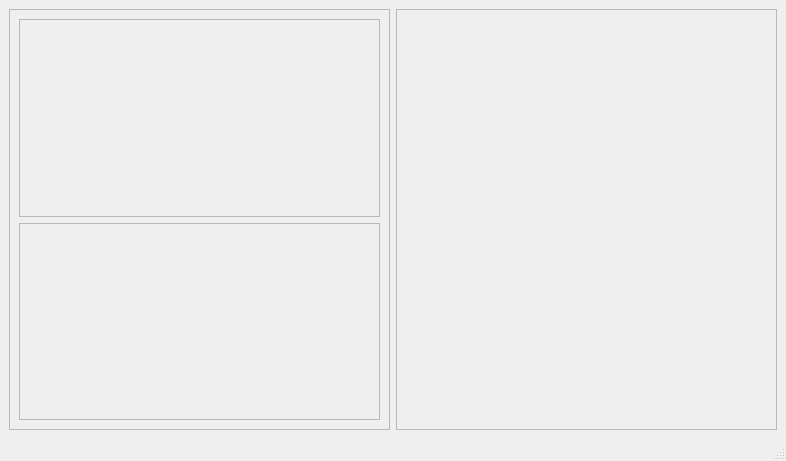
<?xml version="1.0" encoding="UTF-8"?>
<ui version="4.0">
 <class>MainWindow</class>
 <widget class="QMainWindow" name="MainWindow">
  <property name="geometry">
   <rect>
    <x>0</x>
    <y>0</y>
    <width>786</width>
    <height>461</height>
   </rect>
  </property>
  <property name="windowTitle">
   <string>MainWindow</string>
  </property>
  <widget class="QWidget" name="centralwidget">
   <layout class="QHBoxLayout" name="horizontalLayout">
    <item>
     <widget class="QFrame" name="dataframe">
      <property name="frameShape">
       <enum>QFrame::StyledPanel</enum>
      </property>
      <property name="frameShadow">
       <enum>QFrame::Raised</enum>
      </property>
      <layout class="QVBoxLayout" name="verticalLayout">
       <item>
        <widget class="QFrame" name="videoframe">
         <property name="frameShape">
          <enum>QFrame::StyledPanel</enum>
         </property>
         <property name="frameShadow">
          <enum>QFrame::Raised</enum>
         </property>
        </widget>
       </item>
       <item>
        <widget class="QFrame" name="scrubframe">
         <property name="frameShape">
          <enum>QFrame::StyledPanel</enum>
         </property>
         <property name="frameShadow">
          <enum>QFrame::Raised</enum>
         </property>
        </widget>
       </item>
      </layout>
     </widget>
    </item>
    <item>
     <widget class="QFrame" name="buttonframe">
      <property name="frameShape">
       <enum>QFrame::StyledPanel</enum>
      </property>
      <property name="frameShadow">
       <enum>QFrame::Raised</enum>
      </property>
     </widget>
    </item>
   </layout>
  </widget>
  <widget class="QMenuBar" name="menubar">
   <property name="geometry">
    <rect>
     <x>0</x>
     <y>0</y>
     <width>786</width>
     <height>21</height>
    </rect>
   </property>
  </widget>
  <widget class="QStatusBar" name="statusbar"/>
 </widget>
 <resources/>
 <connections/>
</ui>
